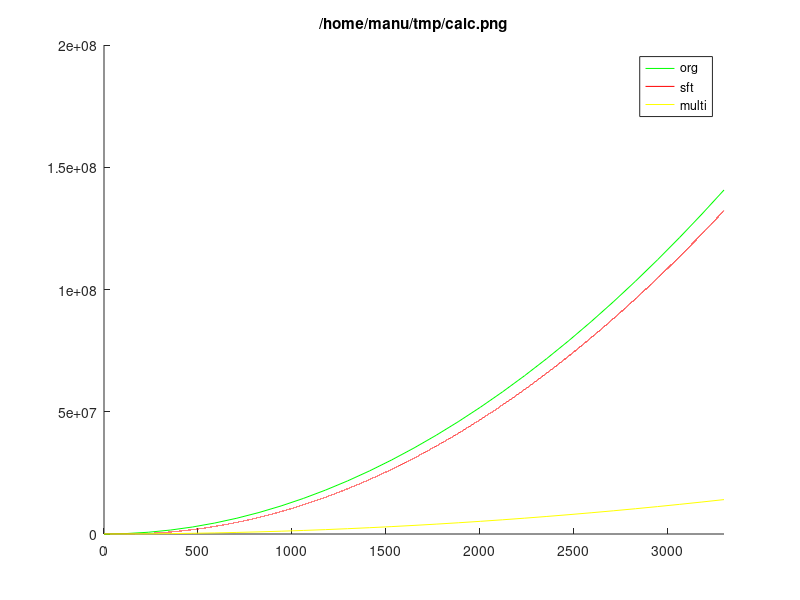

Recreate this plot in MATLAB.
%%
clear; close all;

%
figure;
hold on;
fplot(@(u) 12.92 * u ^ 2 + 5, [0 3300], 'g', 'DisplayName', 'org');
fplot(@(u) 12.92 * (u - 100) ^ 2 + 5, [0 3300], 'r', 'DisplayName', 'sft');
fplot(@(u) (12.92 * u ^ 2 + 5) * 0.1, [0 3300], 'y', 'DisplayName', 'multi');
hold off;
legend show;
figureHandle = gcf;
save_name = '/home/manu/tmp/calc.png';
title(save_name);
saveas(figureHandle, save_name);

%%
